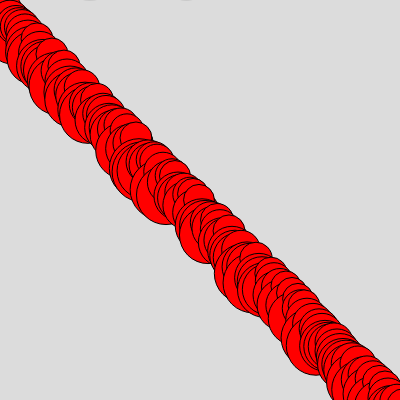
Frame 1 (no input)
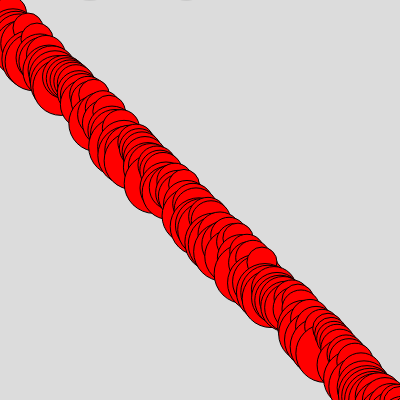
Frame 60 (no input)
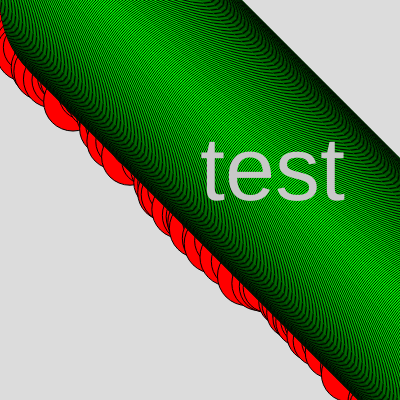
Frame 120 (the mouse pressed at the canvas centre since frame 60)

The p5.js sketch that drew these frames (run headless with seeded random() and noise() and a simulated clock; from frame 60 on, the mouse is pressed at the canvas centre):

// p5.js sketch
// ── sketch.js
let rgb = [255, 0, 0];
let select = 0;
let words = ["test", "hello", "world"];

function setup() {
  createCanvas(400, 400);
}

function draw() {
  background(220);

  if(select==0){
    rgb = [255, 0, 0];
  }else{
    rgb = [0, 255, 0];
  }

  fill(rgb);
  let i = 1;
  while(i<=500){
    let r = random(30)
    circle(i, i+r, 30+r);
    i = i+3;
  }

  fill ([0, 255, 0]);
  for(i=0; i<=600; i=i+1.4){
     let r = random(1)
     //     x,    y,  size
    circle(i+100, i, mouseX);
  }
  fill(200);
  textSize(90);
  let w = words[2];
  if(mouseX>100){
    w = words[0]
  }
  text(w, mouseX, mouseY);

}

function mouseClicked(){
  if(select==0){
    select=1;
  }else{
    select=0;
  }

}
